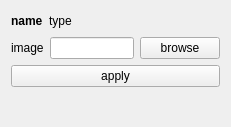
<?xml version="1.0" encoding="UTF-8"?>
<ui version="4.0">
 <class>Form</class>
 <widget class="QWidget" name="Form">
  <property name="geometry">
   <rect>
    <x>0</x>
    <y>0</y>
    <width>231</width>
    <height>127</height>
   </rect>
  </property>
  <property name="windowTitle">
   <string>Form</string>
  </property>
  <layout class="QHBoxLayout" name="horizontalLayout_2">
   <item>
    <layout class="QVBoxLayout" name="verticalLayout_2">
     <item>
      <layout class="QHBoxLayout" name="horizontalLayout_3">
       <item>
        <widget class="QLabel" name="name">
         <property name="font">
          <font>
           <weight>75</weight>
           <bold>true</bold>
          </font>
         </property>
         <property name="text">
          <string>name</string>
         </property>
        </widget>
       </item>
       <item>
        <widget class="QLabel" name="type">
         <property name="font">
          <font>
           <italic>false</italic>
          </font>
         </property>
         <property name="text">
          <string>type</string>
         </property>
        </widget>
       </item>
       <item>
        <spacer name="horizontalSpacer">
         <property name="orientation">
          <enum>Qt::Horizontal</enum>
         </property>
         <property name="sizeHint" stdset="0">
          <size>
           <width>40</width>
           <height>20</height>
          </size>
         </property>
        </spacer>
       </item>
      </layout>
     </item>
     <item>
      <layout class="QHBoxLayout" name="horizontalLayout">
       <item>
        <widget class="QLabel" name="label">
         <property name="text">
          <string>image</string>
         </property>
        </widget>
       </item>
       <item>
        <widget class="QLineEdit" name="path"/>
       </item>
       <item>
        <widget class="QPushButton" name="browse">
         <property name="text">
          <string>browse</string>
         </property>
        </widget>
       </item>
      </layout>
     </item>
     <item>
      <widget class="QPushButton" name="apply">
       <property name="text">
        <string>apply</string>
       </property>
      </widget>
     </item>
     <item>
      <layout class="QHBoxLayout" name="visu"/>
     </item>
     <item>
      <spacer name="verticalSpacer">
       <property name="orientation">
        <enum>Qt::Vertical</enum>
       </property>
       <property name="sizeHint" stdset="0">
        <size>
         <width>20</width>
         <height>40</height>
        </size>
       </property>
      </spacer>
     </item>
    </layout>
   </item>
  </layout>
 </widget>
 <resources/>
 <connections/>
</ui>
